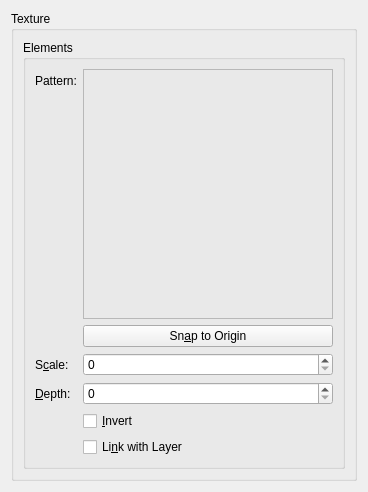
<?xml version="1.0" encoding="utf-8"?>
<ui version="4.0">
 <author>
    SPDX-FileCopyrightText: none
    SPDX-License-Identifier: GPL-3.0-or-later
  </author>
 <class>WdgTexture</class>
 <widget class="QWidget" name="WdgTexture">
  <property name="geometry">
   <rect>
    <x>0</x>
    <y>0</y>
    <width>365</width>
    <height>472</height>
   </rect>
  </property>
  <layout class="QGridLayout" name="gridLayout">
   <item column="0" row="0">
    <widget class="QGroupBox" name="groupBox">
     <property name="title">
      <string>Texture</string>
     </property>
     <layout class="QVBoxLayout" name="verticalLayout_3">
      <item>
       <widget class="QGroupBox" name="groupBox_2">
        <property name="title">
         <string>Elements</string>
        </property>
        <layout class="QFormLayout" name="formLayout">
         <item column="0" row="0">
          <widget class="QLabel" name="label">
           <property name="text">
            <string>Pattern:</string>
           </property>
          </widget>
         </item>
         <item column="1" row="0">
          <layout class="QVBoxLayout" name="verticalLayout">
           <item>
            <widget class="KisPatternChooser" name="patternChooser">
             <property name="sizePolicy">
              <sizepolicy hsizetype="Expanding" vsizetype="Expanding">
               <horstretch>0</horstretch>
               <verstretch>0</verstretch>
              </sizepolicy>
             </property>
             <property name="minimumSize">
              <size>
               <width>250</width>
               <height>250</height>
              </size>
             </property>
             <property name="frameShape">
              <enum>QFrame::StyledPanel</enum>
             </property>
             <property name="frameShadow">
              <enum>QFrame::Raised</enum>
             </property>
            </widget>
           </item>
           <item>
            <widget class="QPushButton" name="bnSnapToOrigin">
             <property name="text">
              <string>Sn&amp;ap to Origin</string>
             </property>
            </widget>
           </item>
          </layout>
         </item>
         <item column="0" row="1">
          <widget class="QLabel" name="label_8">
           <property name="text">
            <string>S&amp;cale:</string>
           </property>
           <property name="buddy">
            <cstring>intScale</cstring>
           </property>
          </widget>
         </item>
         <item column="1" row="1">
          <widget class="KisSliderSpinBox" name="intScale" native="true">
           <property name="sizePolicy">
            <sizepolicy hsizetype="Expanding" vsizetype="Preferred">
             <horstretch>0</horstretch>
             <verstretch>0</verstretch>
            </sizepolicy>
           </property>
           <property name="toolTip">
            <string>Set size of gradation</string>
           </property>
          </widget>
         </item>
         <item column="0" row="2">
          <widget class="QLabel" name="label_10">
           <property name="text">
            <string comment="Depth of texture layer style">&amp;Depth:</string>
           </property>
           <property name="buddy">
            <cstring>intScale</cstring>
           </property>
          </widget>
         </item>
         <item column="1" row="2">
          <widget class="KisSliderSpinBox" name="intDepth" native="true">
           <property name="sizePolicy">
            <sizepolicy hsizetype="Expanding" vsizetype="Preferred">
             <horstretch>0</horstretch>
             <verstretch>0</verstretch>
            </sizepolicy>
           </property>
           <property name="toolTip">
            <string>Set size of gradation</string>
           </property>
          </widget>
         </item>
         <item column="1" row="3">
          <widget class="QCheckBox" name="chkInvert">
           <property name="text">
            <string comment="@option:check In Layer Style">&amp;Invert</string>
           </property>
          </widget>
         </item>
         <item column="1" row="4">
          <widget class="QCheckBox" name="chkLinkWithLayer">
           <property name="text">
            <string>Li&amp;nk with Layer</string>
           </property>
          </widget>
         </item>
        </layout>
        <zorder>label_8</zorder>
        <zorder>label</zorder>
        <zorder>intScale</zorder>
        <zorder>label_10</zorder>
        <zorder>intDepth</zorder>
        <zorder>chkInvert</zorder>
        <zorder>chkLinkWithLayer</zorder>
       </widget>
      </item>
      <item>
       <spacer name="verticalSpacer">
        <property name="orientation">
         <enum>Qt::Vertical</enum>
        </property>
        <property name="sizeHint" stdset="0">
         <size>
          <width>20</width>
          <height>0</height>
         </size>
        </property>
       </spacer>
      </item>
     </layout>
    </widget>
   </item>
  </layout>
 </widget>
 <customwidgets>
  <customwidget>
   <class>KisSliderSpinBox</class>
   <extends>QSpinBox</extends>
   <header location="global">kis_slider_spin_box.h</header>
   <container>1</container>
  </customwidget>
  <customwidget>
   <class>KisPatternChooser</class>
   <extends>QFrame</extends>
   <header location="global">kis_pattern_chooser.h</header>
   <container>1</container>
  </customwidget>
 </customwidgets>
 <resources/>
 <connections/>
</ui>
